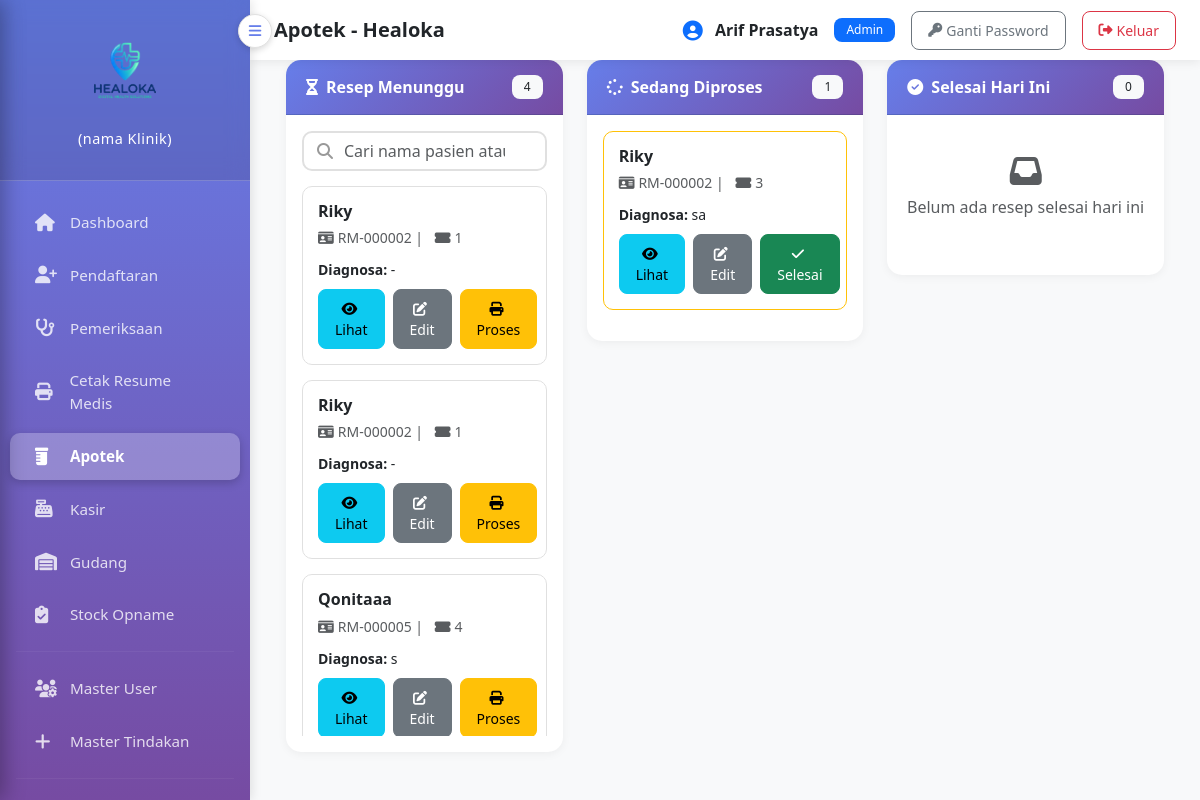
The app's page /apoteker.php (signed in) with its own data.
### tables this page shows
CREATE TABLE `resep` (
  `id` int(11) NOT NULL,
  `pemeriksaan_id` int(11) NOT NULL,
  `tgl_resep` datetime DEFAULT current_timestamp(),
  `status` enum('menunggu','diproses','selesai') DEFAULT 'menunggu',
  `hapus` int(11) NOT NULL
);

CREATE TABLE `pasien` (
  `id` int(11) NOT NULL,
  `no_rm` varchar(20) NOT NULL,
  `nama_lengkap` varchar(100) NOT NULL,
  `tgl_lahir` date NOT NULL,
  `jenis_kelamin` enum('L','P') NOT NULL,
  `jenis_pasien` enum('umum','bpjs','asuransi') DEFAULT 'umum',
  `no_bpjs` varchar(20) DEFAULT NULL,
  `nama_asuransi` varchar(100) DEFAULT NULL,
  `no_polis` varchar(50) DEFAULT NULL,
  `alamat` text DEFAULT NULL,
  `no_telepon` varchar(15) DEFAULT NULL,
  `created_at` timestamp NOT NULL DEFAULT current_timestamp(),
  `nik` bigint(250) NOT NULL
);

CREATE TABLE `pendaftaran` (
  `id` int(11) NOT NULL,
  `no_antrian` varchar(20) NOT NULL,
  `pasien_id` int(11) NOT NULL,
  `tgl_daftar` datetime DEFAULT current_timestamp(),
  `keluhan` text DEFAULT NULL,
  `status` enum('menunggu','diperiksa','selesai','dibatalkan') DEFAULT 'menunggu',
  `petugas_id` int(11) NOT NULL
);

CREATE TABLE `pemeriksaan` (
  `id` int(11) NOT NULL,
  `pendaftaran_id` int(11) NOT NULL,
  `dokter_id` int(11) NOT NULL,
  `tgl_pemeriksaan` datetime DEFAULT current_timestamp(),
  `diagnosa` text NOT NULL,
  `catatan` text DEFAULT NULL,
  `status` enum('proses','selesai') DEFAULT 'proses',
  `hapus` int(11) NOT NULL
);

### apoteker.php (the view, shortened to what this page needs)
<?php
$db = new Database();
$conn = $db->getConnection();
$print_etiket = isset($_GET['print_etiket']) ? sanitize($_GET['print_etiket']) : null;
$query_menunggu = "SELECT r.*, p.no_antrian, pm.diagnosa, ps.nama_lengkap, ps.no_rm
                   FROM resep r
                   JOIN pemeriksaan pm ON r.pemeriksaan_id = pm.id
                   JOIN pendaftaran p ON pm.pendaftaran_id = p.id
                   JOIN pasien ps ON p.pasien_id = ps.id
                   WHERE r.status = 'menunggu' AND r.hapus='0'
                   ORDER BY r.tgl_resep ASC";
$result_menunggu = mysqli_query($conn, $query_menunggu);
$query_diproses = "SELECT r.*, p.no_antrian, pm.diagnosa, ps.nama_lengkap, ps.no_rm
                   FROM resep r
                   JOIN pemeriksaan pm ON r.pemeriksaan_id = pm.id
                   JOIN pendaftaran p ON pm.pendaftaran_id = p.id
                   JOIN pasien ps ON p.pasien_id = ps.id
                   WHERE r.status = 'diproses'
                   AND r.hapus=0
                   ORDER BY r.tgl_resep ASC";
$result_diproses = mysqli_query($conn, $query_diproses);
$query_selesai = "SELECT r.*, p.no_antrian, pm.diagnosa, ps.nama_lengkap, ps.no_rm
                  FROM resep r
                  JOIN pemeriksaan pm ON r.pemeriksaan_id = pm.id
                  JOIN pendaftaran p ON pm.pendaftaran_id = p.id
                  JOIN pasien ps ON p.pasien_id = ps.id
                  WHERE r.status = 'selesai' AND DATE(r.tgl_resep) = CURDATE()
                  ORDER BY r.tgl_resep DESC";
$result_selesai = mysqli_query($conn, $query_selesai);
?>
<!DOCTYPE html>
<html lang="id">
<head>
    <link href="https://cdn.jsdelivr.net/npm/bootstrap@5.3.0/dist/css/bootstrap.min.css" rel="stylesheet">
    <link href="https://cdnjs.cloudflare.com/ajax/libs/font-awesome/6.4.0/css/all.min.css" rel="stylesheet">
    <link href="https://cdn.jsdelivr.net/npm/select2@4.1.0-rc.0/dist/css/select2.min.css" rel="stylesheet" />
    <link href="https://cdn.jsdelivr.net/npm/select2-bootstrap-5-theme@1.3.0/dist/select2-bootstrap-5-theme.min.css" rel="stylesheet" />
</head>
<body>
    <?php if ($print_etiket && $data_print): ?>
    <div class="etiket-container">
        <div class="text-center mb-3 no-print">
            <button onclick="window.print()" class="btn btn-primary btn-lg">
                <i class="fas fa-print me-2"></i>Cetak Etiket
            </button>
            <a href="apoteker.php" class="btn btn-secondary btn-lg">
                <i class="fas fa-arrow-left me-2"></i>Kembali
            </a>
        </div>
        <?php while ($obat = mysqli_fetch_assoc($result_obat_print)): ?>
        <div class="etiket">
            <div class="etiket-header">
                <h4>KLINIK SEHAT</h4>
                <p>Jl. Kesehatan No. 123, Karawang</p>
                <p>Telp: (0267) 123456</p>
            </div>
            <div class="etiket-body">
                <div class="etiket-pasien">
                    <p><strong>No. RM:</strong> <?php echo $data_print['no_rm']; ?></p>
                    <p><strong>Nama:</strong> <?php echo $data_print['nama_lengkap']; ?></p>
                    <p><strong>Umur:</strong> <?php echo $data_print['umur']; ?> tahun</p>
                    <p><strong>Tanggal:</strong> <?php echo date('d/m/Y', strtotime($data_print['tgl_resep'])); ?></p>
                </div>
                <div class="etiket-obat">
                    <div class="etiket-obat-nama"><?php echo strtoupper($obat['nama_obat']); ?></div>
                    <div>Jumlah: <?php echo $obat['jumlah']; ?> <?php echo $obat['satuan']; ?></div>
                </div>
                <div class="etiket-aturan">
                    ATURAN PAKAI:<br>
                    <?php echo strtoupper($obat['aturan_pakai']); ?>
                </div>
            </div>
            <div class="etiket-footer">
                <p>Simpan obat di tempat sejuk dan kering</p>
                <p>Jauhkan dari jangkauan anak-anak</p>
            </div>
        </div>
        <?php endwhile; ?>
    </div>
    <?php else: ?>
    <div class="container-fluid">
        <div class="row">
            <?php include 'sidebar.php'; ?>
                <div class="row px-4">
                    <div class="col-md-4">
                        <div class="card">
                            <div class="card-header">
                                <i class="fas fa-hourglass-half me-2"></i>Resep Menunggu
                                <span class="badge bg-light text-dark float-end" id="countBadge"><?php echo mysqli_num_rows($result_menunggu); ?></span>
                            </div>
                            <div class="card-body">
                                <div class="search-box">
                                    <input type="text" class="form-control" id="searchInput" placeholder="Cari nama pasien atau No. RM...">
                                </div>
                                <div style="max-height: 550px; overflow-y: auto;" id="resepContainer">
                                    <?php if (mysqli_num_rows($result_menunggu) > 0): ?>
                                        <?php while ($row = mysqli_fetch_assoc($result_menunggu)): ?>
                                        <div class="resep-card"
                                             data-nama="<?php echo strtolower($row['nama_lengkap']); ?>"
                                             data-norm="<?php echo strtolower(str_replace('-', '', $row['no_rm'])); ?>">
                                            <h6 class="mb-1"><strong><?php echo $row['nama_lengkap']; ?></strong></h6>
                                            <small class="text-muted">
                                                <i class="fas fa-id-card me-1"></i><?php echo $row['no_rm']; ?> |
                                                <i class="fas fa-ticket-alt ms-2 me-1"></i><?php echo $row['no_antrian']; ?>
                                            </small>
                                            <p class="mb-2 mt-2"><small><strong>Diagnosa:</strong> <?php echo $row['diagnosa']; ?></small></p>
                                            <div class="d-flex gap-2">
                                                <button type="button" class="btn btn-sm btn-info flex-fill"
                                                        onclick="lihatResep(<?php echo $row['id']; ?>)">
                                                    <i class="fas fa-eye me-1"></i>Lihat
                                                </button>
                                                <button type="button" class="btn btn-sm btn-secondary flex-fill"
                                                        onclick="editJumlahObat(<?php echo $row['id']; ?>, '<?php echo addslashes($row['nama_lengkap']); ?>')">
                                                    <i class="fas fa-edit me-1"></i>Edit
                                                </button>
                                                <form method="POST" style="flex: 1;">
                                                    <button type="submit" name="proses_resep" class="btn btn-sm btn-warning w-100">
                                                        <i class="fas fa-print me-1"></i>Proses
                                                    </button>
                                                </form>
                                            </div>
                                        </div>
                                        <?php endwhile; ?>
                                    <?php endif; ?>
                                </div>
                            </div>
                        </div>
                    </div>
                    <div class="col-md-4">
                        <div class="card">
                            <div class="card-header bg-warning">
                                <i class="fas fa-spinner me-2"></i>Sedang Diproses
                                <span class="badge bg-light text-dark float-end"><?php echo mysqli_num_rows($result_diproses); ?></span>
                            </div>
                            <div class="card-body" style="max-height: 600px; overflow-y: auto;">
                                <?php if (mysqli_num_rows($result_diproses) > 0): ?>
                                    <?php while ($row = mysqli_fetch_assoc($result_diproses)): ?>
                                    <div class="resep-card border-warning">
                                        <h6 class="mb-1"><strong><?php echo $row['nama_lengkap']; ?></strong></h6>
                                        <small class="text-muted">
                                            <i class="fas fa-id-card me-1"></i><?php echo $row['no_rm']; ?> |
                                            <i class="fas fa-ticket-alt ms-2 me-1"></i><?php echo $row['no_antrian']; ?>
                                        </small>
                                        <p class="mb-2 mt-2"><small><strong>Diagnosa:</strong> <?php echo $row['diagnosa']; ?></small></p>
                                        <div class="d-flex gap-2">
                                            <button type="button" class="btn btn-sm btn-info flex-fill"
                                                    onclick="lihatResep(<?php echo $row['id']; ?>)">
                                                <i class="fas fa-eye me-1"></i>Lihat
                                            </button>
                                            <button type="button" class="btn btn-sm btn-secondary flex-fill"
                                                    onclick="editJumlahObat(<?php echo $row['id']; ?>, '<?php echo addslashes($row['nama_lengkap']); ?>')">
                                                <i class="fas fa-edit me-1"></i>Edit
                                            </button>
                                            <form method="POST" style="flex: 1;">
                                                <button type="submit" name="selesai_resep" class="btn btn-sm btn-success w-100"
                                                        onclick="return confirm('Yakin resep sudah selesai disiapkan?')">
                                                    <i class="fas fa-check me-1"></i>Selesai
                                                </button>
                                            </form>
                                        </div>
                                    </div>
                                    <?php endwhile; ?>
                                <?php endif; ?>
                            </div>
                        </div>
                    </div>
                    <div class="col-md-4">
                        <div class="card">
                            <div class="card-header bg-success">
                                <i class="fas fa-check-circle me-2"></i>Selesai Hari Ini
                                <span class="badge bg-light text-dark float-end"><?php echo mysqli_num_rows($result_selesai); ?></span>
                            </div>
                            <div class="card-body" style="max-height: 600px; overflow-y: auto;">
                                <?php if (mysqli_num_rows($result_selesai) > 0): ?>
                                    <?php while ($row = mysqli_fetch_assoc($result_selesai)): ?>
                                    <div class="resep-card border-success">
                                        <h6 class="mb-1"><strong><?php echo $row['nama_lengkap']; ?></strong></h6>
                                        <small class="text-muted">
                                            <i class="fas fa-id-card me-1"></i><?php echo $row['no_rm']; ?> |
                                            <i class="fas fa-ticket-alt ms-2 me-1"></i><?php echo $row['no_antrian']; ?>
                                        </small>
                                        <p class="mb-2 mt-2"><small><strong>Diagnosa:</strong> <?php echo $row['diagnosa']; ?></small></p>
                                        <div class="d-flex gap-2">
                                            <button type="button" class="btn btn-sm btn-info flex-fill"
                                                    onclick="lihatResep(<?php echo $row['id']; ?>)">
                                                <i class="fas fa-eye me-1"></i>Lihat
                                            </button>
                                            <form method="POST" style="flex: 1;"
                                                  onsubmit="return confirm('Batalkan status selesai? Stok obat akan dikembalikan dan resep masuk ke Sedang Diproses.')">
                                                <input type="hidden" name="resep_id" value="<?php echo $row['id']; ?>">
                                                <button type="submit" name="batalkan_selesai" class="btn btn-sm btn-danger w-100">
                                                    <i class="fas fa-undo me-1"></i>Batalkan
                                                </button>
                                            </form>
                                        </div>
                                    </div>
                                    <?php endwhile; ?>
                                <?php else: ?>
                                    <div class="text-center text-muted py-4">
                                        <i class="fas fa-inbox fa-2x mb-2"></i>
                                        <p>Belum ada resep selesai hari ini</p>
                                    </div>
                                <?php endif; ?>
                            </div>
                        </div>
                    </div>
                </div>
            </div>
        </div>
    </div>
    <?php endif; ?>
</body>
</html>

### records on screen
resep: pasien.nama_lengkap "Riky", pasien.no_rm "RM-000002", pendaftaran.no_antrian "1", pemeriksaan.diagnosa "-"
resep: pasien.nama_lengkap "Riky", pasien.no_rm "RM-000002", pendaftaran.no_antrian "1", pemeriksaan.diagnosa "-"
resep: pasien.nama_lengkap "Qonitaaa", pasien.no_rm "RM-000005", pendaftaran.no_antrian "4", pemeriksaan.diagnosa "s"
resep: pasien.nama_lengkap "Riky", pasien.no_rm "RM-000002", pendaftaran.no_antrian "3", pemeriksaan.diagnosa "sa"

### other values on screen
$_SESSION['nama_lengkap'] "Arif Prasatya"
$role "Admin"
mysqli_num_rows($result_menunggu) "4"
mysqli_num_rows($result_diproses) "1"
mysqli_num_rows($result_selesai) "0"
